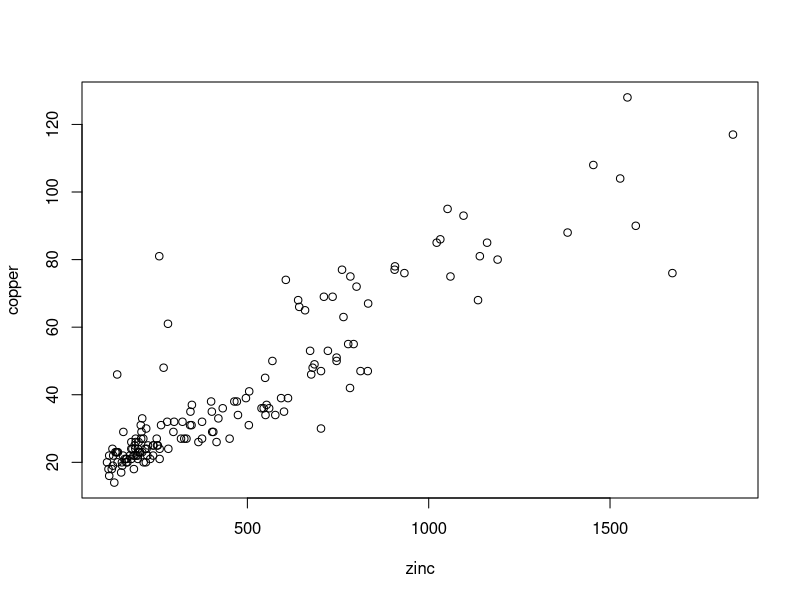
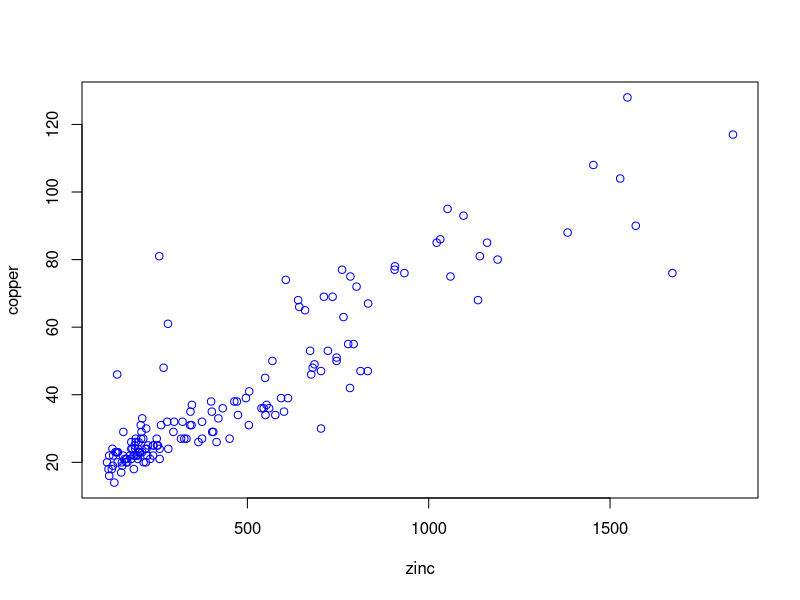
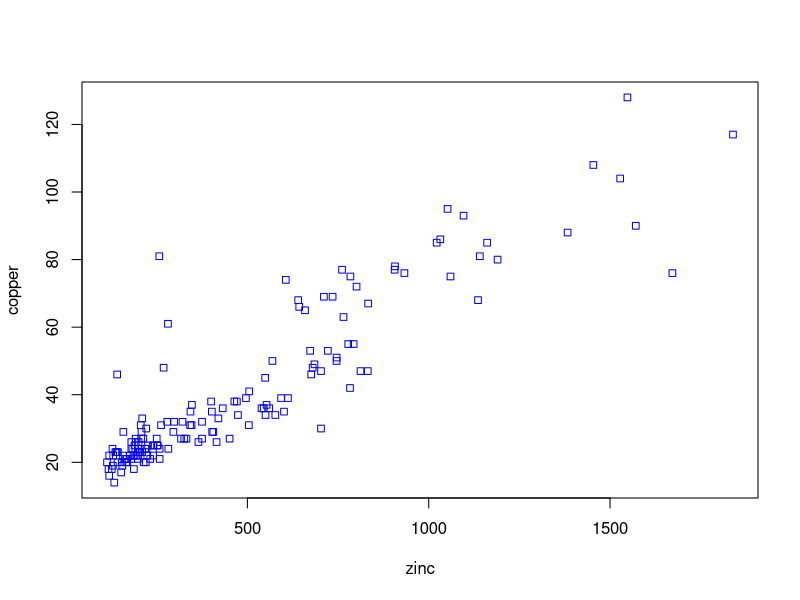
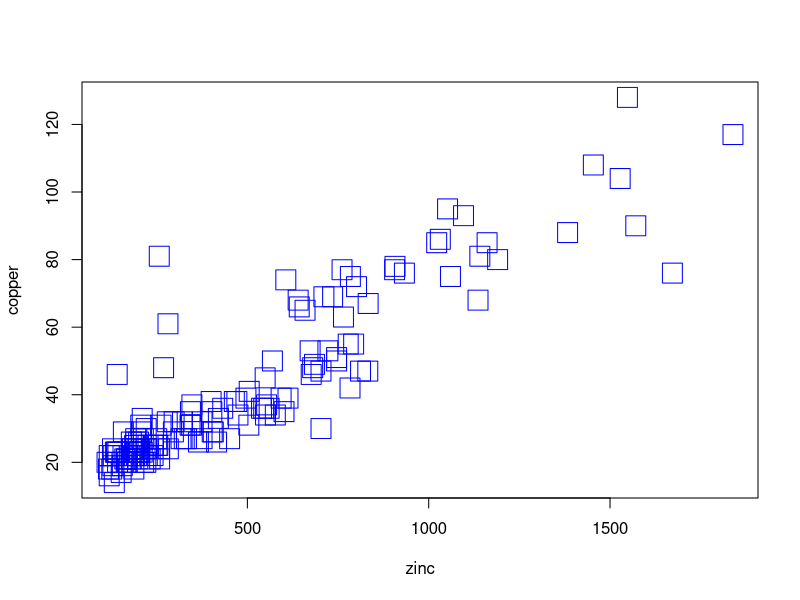

These figures' R source, in order:
install.packages("sp")
library(sp)
data(meuse)
# Look at the meuse dataset
meuse
# Look at the first row of the dataset
# # used for explaination, # does not read the data
head(meuse)
# lets plot two variables
attach(meuse)
plot(zinc,copper)
plot(zinc,copper, col="blue")
plot(zinc,copper, col="blue",pch=22)
plot(zinc,copper, col="blue",pch=22,cex=3)
# col is used to change the color, pch is is to chnage the shapes and cex is the scale of text and symbols
